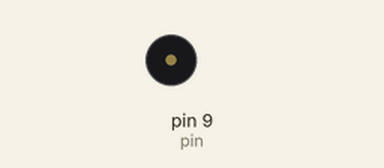
The sketch below on a simulated Arduino Uno, built with avr-gcc and run on an emulated ATmega328P. On the bench: buzzer (waves = sounding).

Above: at 0.1 s.
Timing chart, 0 to 1.6 s (numbered marks = the images above):
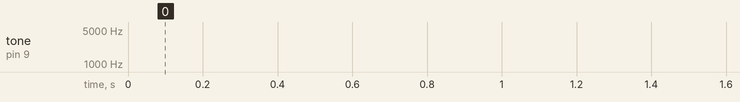

The sketch:

sirene.ino
```cpp
#define pin 9
int i = 2850;
int j = 0;
void setup() {

}

void loop() {
  //tone(pin, 3000, 500);
  if(i >= 2850 && i < 3000 && j == 0){
    i++;
    tone(pin,i);
    delay(1);
    if(i == 3000){
      j+=1;
    }
  }
  else if(i <= 3000 &&  i >= 2850 && j == 1){
    i--;
    tone(pin,i);
    delay(1);
    if(i == 2850){
      j-=1;
    }
  }


 /* for(int i=2000;i<3000;i++){   // for police siren
  tone(pin,i);
  delay(2);
  }
  for(int j=3000;j>2000;j--){
  tone(pin,j);
  delay(1);
  }*/
}
```
